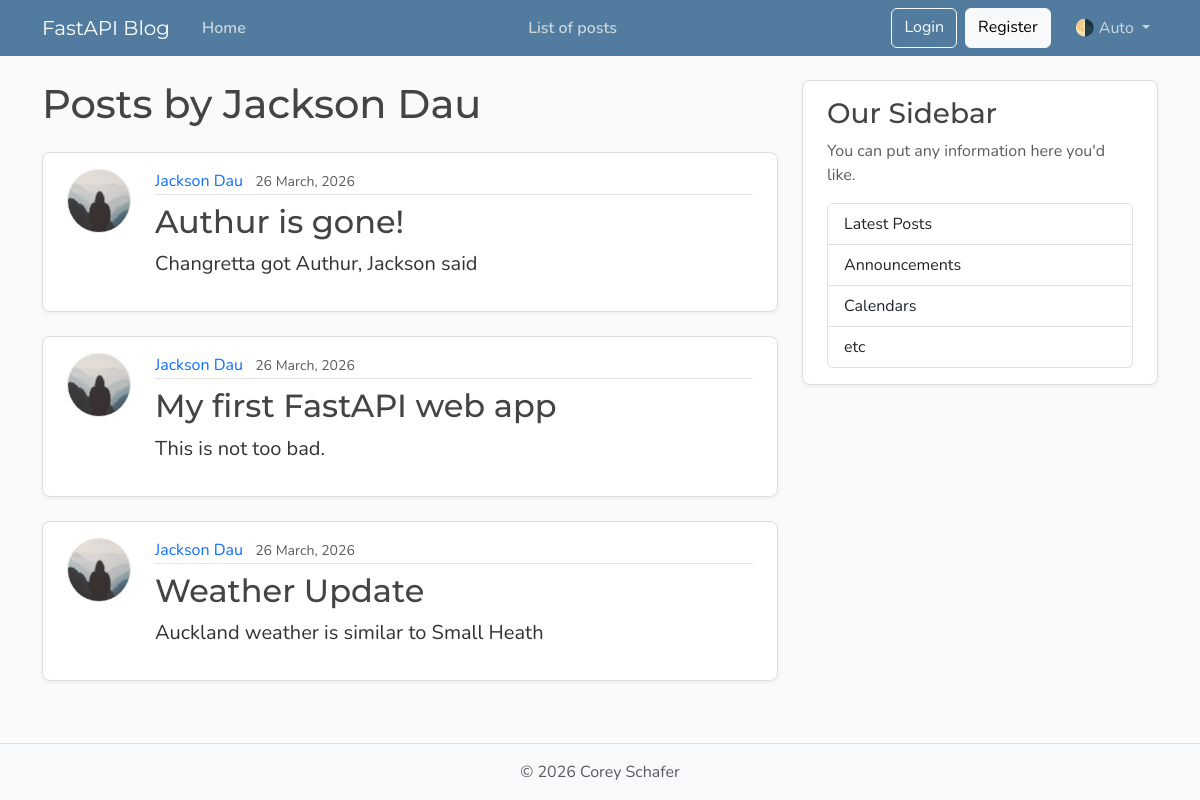
Before: /users/1/posts with the older database file.
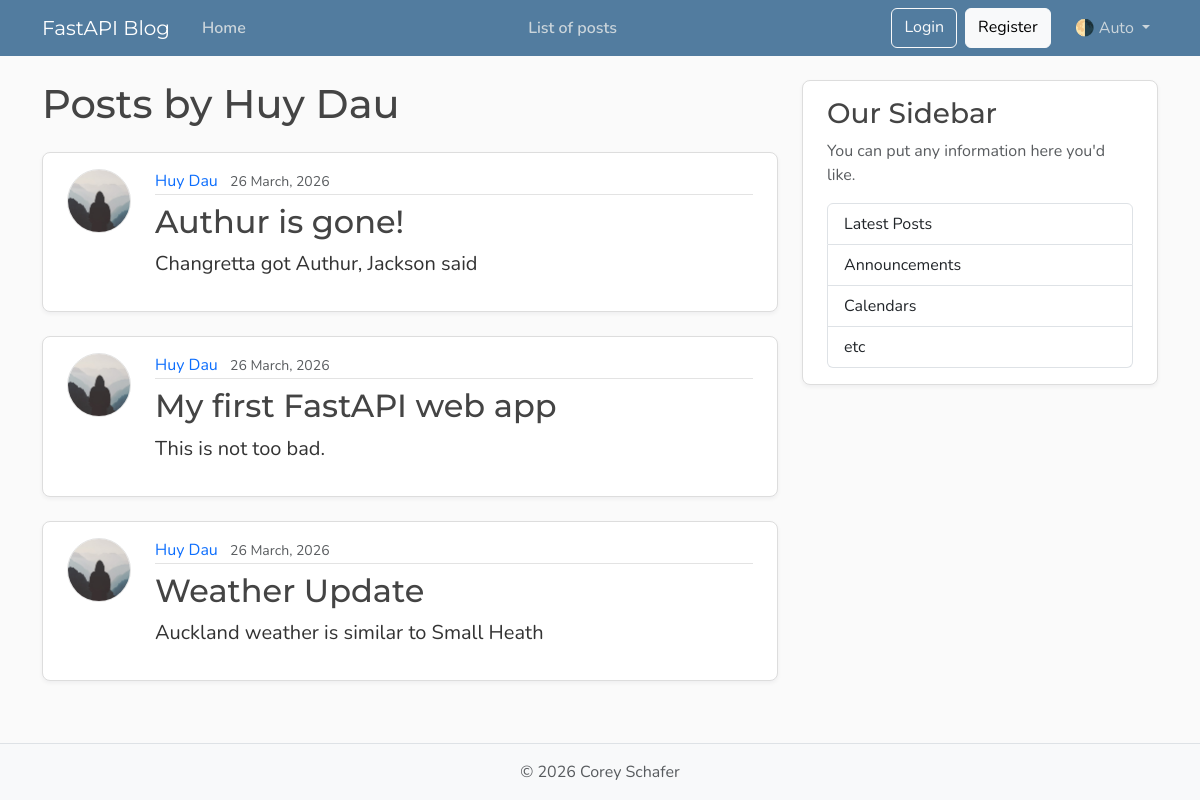
After: the same page with the newer database file.
### models.py (models this page shows, shortened)
class User(Base):
    __tablename__ = "users"
    id: Mapped[int] = mapped_column(Integer, primary_key=True, index=True)
    username: Mapped[str] = mapped_column(String(50), unique=True, nullable=False)
    email: Mapped[str] = mapped_column(String(120), unique=True, nullable=False)
    image_file: Mapped[str | None] = mapped_column(
        String(200),
        nullable=True,
        default=None,
    )
    posts: Mapped[list[Post]] = relationship(back_populates="author", cascade="all, delete-orphan")

class Post(Base):
    __tablename__ = "posts"
    id: Mapped[int] = mapped_column(Integer, primary_key=True, index=True)
    title: Mapped[str] = mapped_column(String(100), nullable=False)
    content: Mapped[str] = mapped_column(Text, nullable=False)
    user_id: Mapped[int] = mapped_column(
        ForeignKey("users.id"),
        nullable=False,
        index=True,
    )
    date_posted: Mapped[datetime] = mapped_column(
        DateTime(timezone=True),
        default=lambda: datetime.now(UTC),
    )
    author: Mapped[User] = relationship(back_populates="posts")

### main.py (the view)
@app.get("/users/{user_id}/posts", include_in_schema=False, name="user_posts")
def user_posts_page(
    request: Request,
    user_id: int,
    db: Annotated[Session, Depends(get_db)],
):
    result = db.execute(select(models.User).where(models.User.id == user_id))
    user = result.scalars().first()
    if not user:
        raise HTTPException(
            status_code=status.HTTP_404_NOT_FOUND,
            detail="User not found",
        )
    result = db.execute(select(models.Post).where(models.Post.user_id == user_id))
    posts = result.scalars().all()
    return templates.TemplateResponse(
        request,
        "user_posts.html",
        {"posts": posts, "user": user, "title": f"{user.username}'s Posts"},
    )

### templates/user_posts.html
{% extends "layout.html" %}
{% block content %}
  <h1 class="mb-4">Posts by {{ user.username }}</h1>
  {% for post in posts %}
    <article class="content-section py-3 px-4 mb-4">
      <div class="d-flex align-items-start gap-4">
        <img class="rounded-circle article-img flex-shrink-0"
             src="{{ post.author.image_path }}"
             alt="{{ post.author.username }}'s profile picture"
             width="64"
             height="64"
             loading="lazy">
        <div class="flex-grow-1">
          <div class="article-metadata mb-2">
            <a class="me-2"
               href="{{ url_for('user_posts', user_id=post.author.id) }}">{{ post.author.username }}</a>
            <small class="text-body-secondary">{{ post.date_posted.strftime("%d %B, %Y") }}</small>
          </div>
          <h2>
            <a class="article-title"
               href="{{ url_for('post_detail', post_id=post.id) }}">{{ post.title }}</a>
          </h2>
          <p class="article-content">{{ post.content }}</p>
        </div>
      </div>
    </article>
  {% else %}
    <p class="text-body-secondary">No posts by this user yet.</p>
  {% endfor %}
{% endblock content %}

Changed rows visible on the page:
changed User: username "Jackson Dau" → "Huy Dau"
changed through a linked row, Post "Authur is gone!": author.username "Jackson Dau" → "Huy Dau"
changed through a linked row, Post "My first FastAPI web app": author.username "Jackson Dau" → "Huy Dau"
changed through a linked row, Post "Weather Update": author.username "Jackson Dau" → "Huy Dau"
